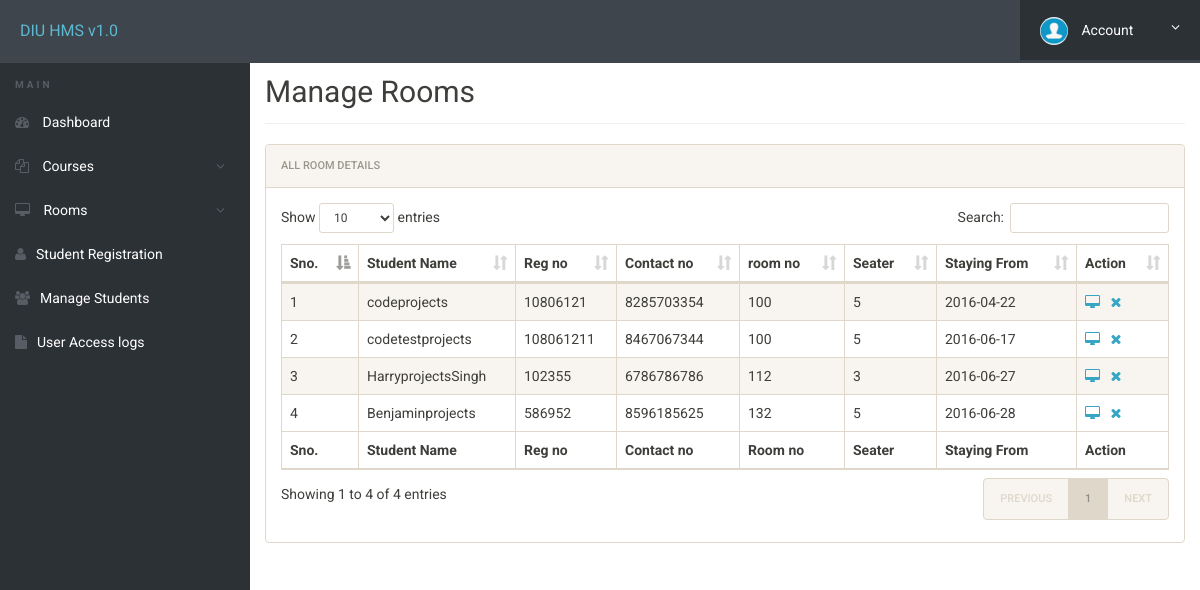
Before: /admin/manage-students.php (signed in) with the older database file.
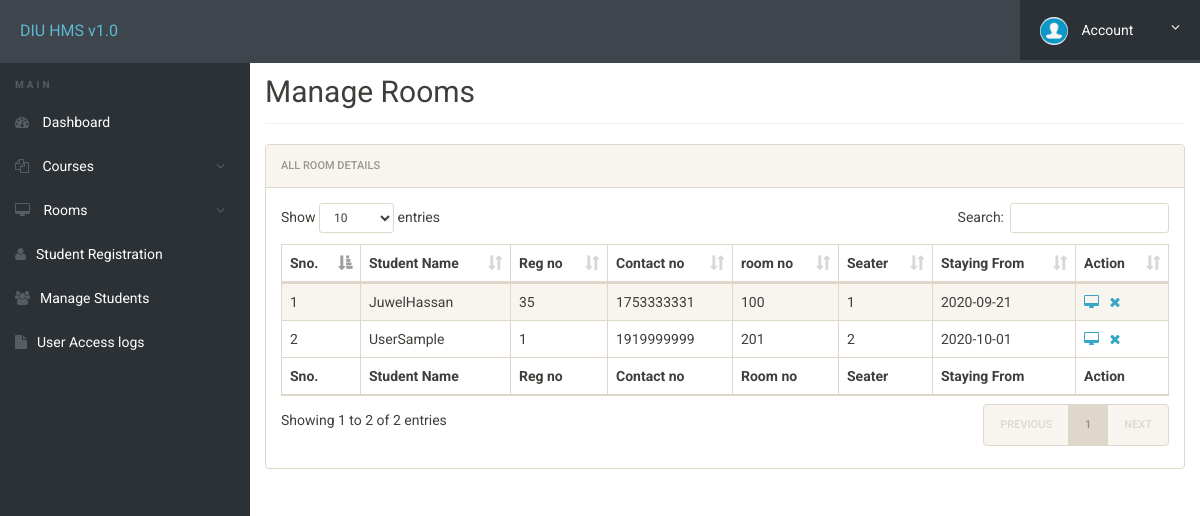
After: the same page with the newer database file.
### tables this page shows
CREATE TABLE `registration` (
  `id` int(11) NOT NULL,
  `roomno` int(11) NOT NULL,
  `seater` int(11) NOT NULL,
  `feespm` int(11) NOT NULL,
  `foodstatus` int(11) NOT NULL,
  `stayfrom` date NOT NULL,
  `duration` int(11) NOT NULL,
  `course` varchar(500) NOT NULL,
  `regno` int(11) NOT NULL,
  `firstName` varchar(500) NOT NULL,
  `middleName` varchar(500) NOT NULL,
  `lastName` varchar(500) NOT NULL,
  `gender` varchar(250) NOT NULL,
  `contactno` bigint(11) NOT NULL,
  `emailid` varchar(500) NOT NULL,
  `egycontactno` bigint(11) NOT NULL,
  `guardianName` varchar(500) NOT NULL,
  `guardianRelation` varchar(500) NOT NULL,
  `guardianContactno` bigint(11) NOT NULL,
  `corresAddress` varchar(500) NOT NULL,
  `corresCIty` varchar(500) NOT NULL,
  `corresState` varchar(500) NOT NULL,
  `corresPincode` int(11) NOT NULL,
  `pmntAddress` varchar(500) NOT NULL,
  `pmntCity` varchar(500) NOT NULL,
  `pmnatetState` varchar(500) NOT NULL,
  `pmntPincode` int(11) NOT NULL,
  `postingDate` timestamp NOT NULL DEFAULT current_timestamp(),
  `updationDate` varchar(500) NOT NULL
);

### admin/manage-students.php (the view, shortened to what this page needs)
<?php
include('includes/config.php');
?>
<!doctype html>
<html lang="en" class="no-js">
<head>
	<link rel="stylesheet" href="css/font-awesome.min.css">
	<link rel="stylesheet" href="css/bootstrap.min.css">
	<link rel="stylesheet" href="css/dataTables.bootstrap.min.css">
	<link rel="stylesheet" href="css/bootstrap-social.css">
	<link rel="stylesheet" href="css/bootstrap-select.css">
	<link rel="stylesheet" href="css/fileinput.min.css">
	<link rel="stylesheet" href="css/awesome-bootstrap-checkbox.css">
	<link rel="stylesheet" href="css/style.css">
</head>
<body>
	<?php include('includes/header.php');?>
	<div class="ts-main-content">
			<?php include('includes/sidebar.php');?>
		<div class="content-wrapper">
			<div class="container-fluid">
				<div class="row">
					<div class="col-md-12">
						<h2 class="page-title">Manage Rooms</h2>
						<div class="panel panel-default">
							<div class="panel-heading">All Room Details</div>
							<div class="panel-body">
								<table id="zctb" class="display table table-striped table-bordered table-hover" cellspacing="0" width="100%">
									<thead>
										<tr>
											<th>Sno.</th>
											<th>Student Name</th>
											<th>Reg no</th>
											<th>Contact no </th>
											<th>room no  </th>
											<th>Seater </th>
											<th>Staying From </th>
											<th>Action</th>
										</tr>
									</thead>
									<tfoot>
										<tr>
											<th>Sno.</th>
											<th>Student Name</th>
											<th>Reg no</th>
											<th>Contact no </th>
											<th>Room no  </th>
											<th>Seater </th>
											<th>Staying From </th>
											<th>Action</th>
										</tr>
									</tfoot>
									<tbody>
<?php
$ret="select * from registration";
$stmt= $mysqli->prepare($ret) ;
$stmt->execute() ;
$res=$stmt->get_result();
$cnt=1;
while($row=$res->fetch_object())
	  {
	  	?>
<tr><td><?php echo $cnt;;?></td>
<td><?php echo $row->firstName;?><?php echo $row->middleName;?><?php echo $row->lastName;?></td>
<td><?php echo $row->regno;?></td>
<td><?php echo $row->contactno;?></td>
<td><?php echo $row->roomno;?></td>
<td><?php echo $row->seater;?></td>
<td><?php echo $row->stayfrom;?></td>
<td>
<a href="javascript:void(0);"  onClick="popUpWindow('http://localhost/hostel/admin/full-profile.php?id=<?php echo $row->id;?>');" title="View Full Details"><i class="fa fa-desktop"></i></a>&nbsp;&nbsp;
<a href="manage-students.php?del=<?php echo $row->id;?>" title="Delete Record" onclick="return confirm("Do you want to delete");"><i class="fa fa-close"></i></a></td>
										</tr>
									<?php
$cnt=$cnt+1;
									 } ?>
									</tbody>
								</table>
							</div>
						</div>
					</div>
				</div>
			</div>
		</div>
	</div>
</body>
</html>

Changed rows visible on the page:
removed registration: firstName "code", lastName "projects", regno "10806121", contactno "8285703354", roomno "100", seater "5", stayfrom "2016-04-22"
removed registration: firstName "code", middleName "test", lastName "projects", regno "108061211", contactno "8467067344", roomno "100", seater "5", stayfrom "2016-06-17"
removed registration: firstName "Harry", middleName "projects", lastName "Singh", regno "102355", contactno "6786786786", roomno "112", seater "3", stayfrom "2016-06-27"
removed registration: firstName "Benjamin", lastName "projects", regno "586952", contactno "8596185625", roomno "132", seater "5", stayfrom "2016-06-28"
added registration: firstName "Juwel", lastName "Hassan", regno "35", contactno "1753333331", roomno "100", seater "1", stayfrom "2020-09-21"
added registration: firstName "User", lastName "Sample", regno "1", contactno "1919999999", roomno "201", seater "2", stayfrom "2020-10-01"
Other visible differences:
text written by a page script: "Show entries Search: Showing 1 to 4 of 4 entries PREVIOUS 1 NEXT" → "Show entries Search: Showing 1 to 2 of 2 entries PREVIOUS 1 NEXT"
